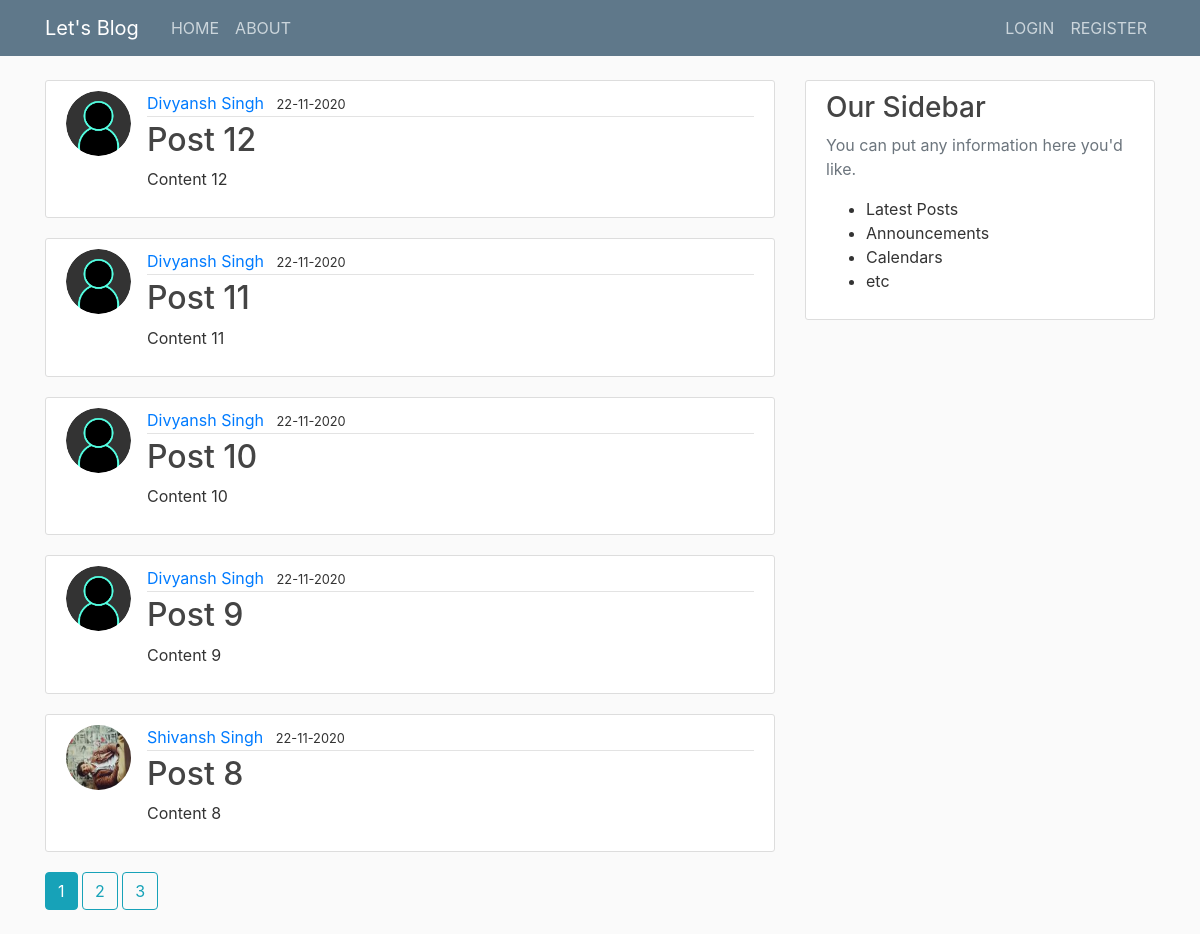
Page /home on the earlier database version.
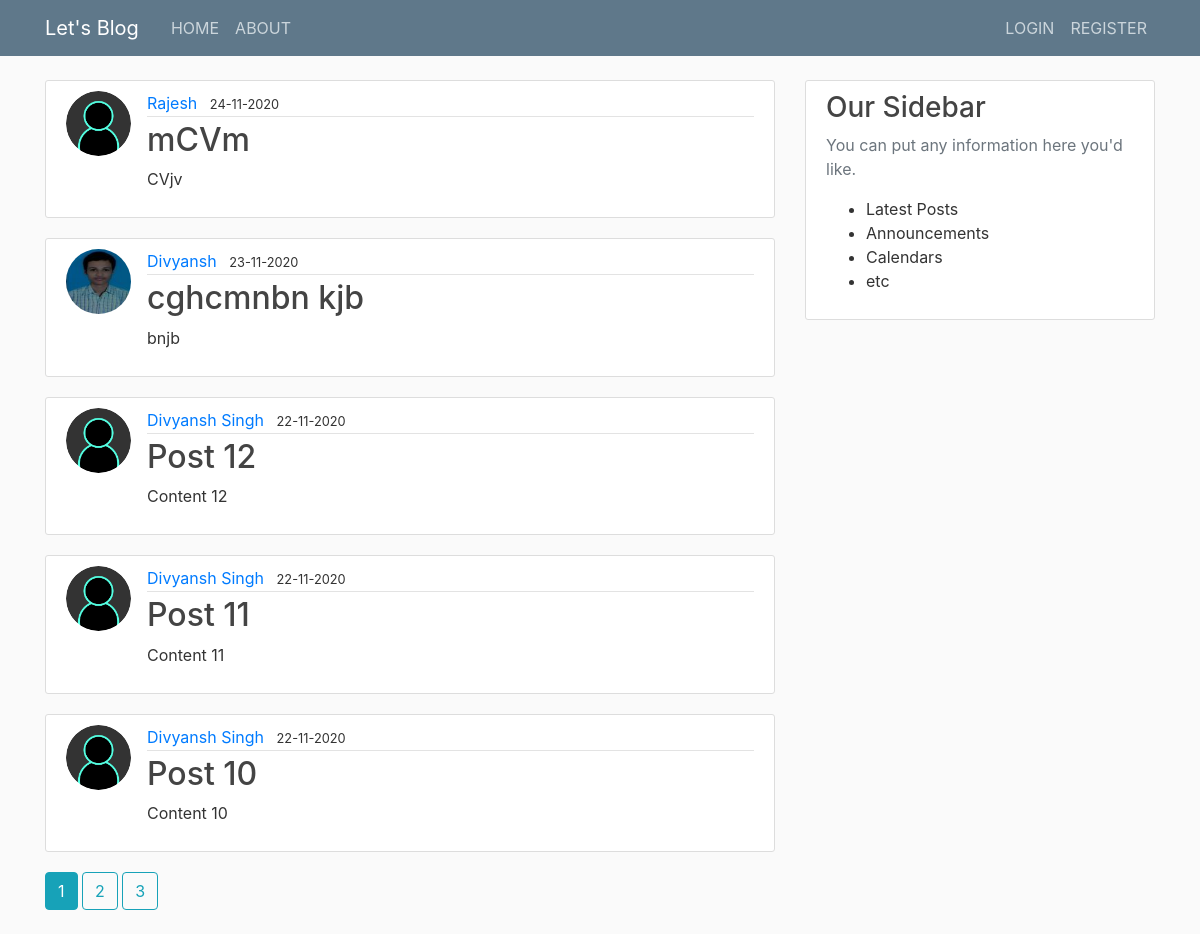
Same page on the later database version.
### flaskblog/models.py (models this page shows, shortened)
class Post(db.Model):
    id = db.Column(db.Integer, primary_key=True)
    title = db.Column(db.String(100), nullable=False)
    date_posted = db.Column(db.DateTime, nullable=False, default=datetime.utcnow)
    content = db.Column(db.Text, nullable=False)
    user_id = db.Column(db.Integer, db.ForeignKey('user.id'), nullable=False)

class User(db.Model, UserMixin):
    id = db.Column(db.Integer, primary_key=True)
    username = db.Column(db.String(10), unique=True, nullable=False)
    email = db.Column(db.String(120), unique=True, nullable=False)
    image_file = db.Column(db.String(20), nullable=False, default='default.jpg')
    password = db.Column(db.String(60), nullable=False)
    posts = db.relationship('Post', backref='author', lazy=True)

### flaskblog/main/routes.py (the view)
@main.route("/")
@main.route("/home")
def home():
    page = request.args.get('page', 1, type=int)
    posts = Post.query.order_by(Post.date_posted.desc()).paginate(page=page, per_page=5)
    return render_template('home.html',posts=posts)

### flaskblog/templates/home.html
{% extends "layout.html" %} {% block content %} {% for post in posts.items %}
<article class="media content-section">
  <img
    class="rounded-circle article-img"
    src="{{url_for('static',filename='profile_pics/'+post.author.image_file)}}"
  />
  <div class="media-body">
    <div class="article-metadata">
      <a
        href="{{ url_for('users.user_posts', username=post.author.username) }}"
        class="mr-2"
        >{{post.author.username}}</a
      >
      <small class="test-muted"
        >{{post.date_posted.strftime('%d-%m-%Y')}}</small
      >
    </div>
    <h2>
      <a
        href="{{ url_for('posts.post', post_id=post.id) }}"
        class="article-title"
        >{{post.title}}</a
      >
    </h2>
    <p class="article-content">{{post.content}}</p>
  </div>
</article>
{% endfor %} {% for page_num in posts.iter_pages(left_edge=1, right_edge=1,
left_current=1, right_current=2) %} {% if page_num %} {% if posts.page ==
page_num %}
<a class="btn btn-info mb-4" href="{{ url_for('main.home', page=page_num) }}"
  >{{ page_num }}</a
>
{% else %}
<a
  class="btn btn-outline-info mb-4"
  href="{{ url_for('main.home', page=page_num) }}"
  >{{ page_num }}</a
>
{% endif %} {% else %} ... {% endif %} {% endfor %} {% endblock content %}

### flaskblog/templates/layout.html (shortened to what this page needs)
<html lang="en">
  <head>
    <link
      rel="stylesheet"
      href="https://cdn.jsdelivr.net/npm/bootstrap@4.5.3/dist/css/bootstrap.min.css"
    />
    <link rel="stylesheet" type="text/css" href="{{ url_for('static',filename='main.css')}}">
  </head>
  <body>
    <header class="site-header">
      <nav class="navbar navbar-expand-md navbar-dark bg-steel fixed-top">
        <div class="container">
          <a href="/" class="navbar-brand mr-4">Let's Blog</a>
          <div class="collapse navbar-collapse" id="navbarToggle">
            <div class="navbar-nav mr-auto">
              <a href="{{url_for('main.home')}}" class="nav-item nav-link">HOME</a>
              <a href="{{url_for('main.about')}}" class="nav-item nav-link">ABOUT</a>
            </div>
            <div class="navbar-nav">
              {% if current_user.is_authenticated %}
              <a href="{{url_for('posts.new_post')}}" class="nav-item nav-link">+ POST</a>
              <a href="{{url_for('users.account')}}" class="nav-item nav-link">ACCOUNT</a>
              <a href="{{url_for('users.logout')}}" class="nav-item nav-link">LOGOUT</a>
              {% else %}
              <a href="{{url_for('users.login')}}" class="nav-item nav-link">LOGIN</a>
              <a href="{{url_for('users.register')}}" class="nav-item nav-link">REGISTER</a>
              {% endif %}
            </div>
          </div>
        </div>
      </nav>
    </header>
    <main role="main" class="container">
      <div class="row">
        <div class="col-md-8">
          {% block content %}{% endblock %}
        </div>
        <div class="col-md-4">
          <div class="content-section">
            <h3>Our Sidebar</h3>
            <p class="text-muted">You can put any information here you'd like.
              <ul>
                <li>Latest Posts</li>
                <li>Announcements</li>
                <li>Calendars</li>
                <li>etc</li>
              </ul>
            </p>
          </div>
        </div>
      </div>
    </main>
  </body>
</html>

### flaskblog/static/main.css (style rules this page uses)
body { background: #fafafa; color: #333333; margin-top: 5rem; }
h1, h2, h3, h4, h5, h6 { color: #444444; }
.bg-steel { background-color: #5f788a; }
.site-header .navbar-nav .nav-link { color: #cbd5db; }
.content-section { background: #ffffff; padding: 10px 20px; border: 1px solid #dddddd; border-radius: 3px; margin-bottom: 20px; }
.article-title { color: #444444; }
.article-content { white-space: pre-line; }
.article-img { height: 65px; width: 65px; margin-right: 16px; }
.article-metadata { padding-bottom: 1px; margin-bottom: 4px; border-bottom: 1px solid #e3e3e3; }

Differences in the rows shown:
no longer on this page (row unchanged): Post: image_file (placeholder picture), author.username "Divyansh Singh", date_posted "22-11-2020", title "Post 9", content "Content 9"
no longer on this page (row unchanged): Post: image_file (picture), author.username "Shivansh Singh", date_posted "22-11-2020", title "Post 8", content "Content 8"
added Post: image_file (placeholder picture), author.username "Rajesh", date_posted "24-11-2020", title "mCVm", content "CVjv"
added Post: image_file (picture), author.username "Divyansh", date_posted "23-11-2020", title "cghcmnbn kjb", content "bnjb"
